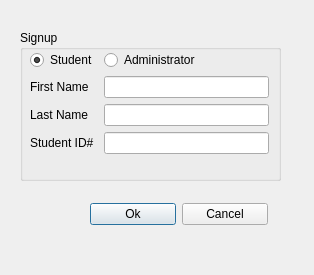
<?xml version="1.0" encoding="UTF-8"?>
<ui version="4.0">
 <class>SignupWindow</class>
 <widget class="QDialog" name="SignupWindow">
  <property name="geometry">
   <rect>
    <x>0</x>
    <y>0</y>
    <width>314</width>
    <height>275</height>
   </rect>
  </property>
  <property name="windowTitle">
   <string>Dialog</string>
  </property>
  <widget class="QGroupBox" name="groupBox">
   <property name="geometry">
    <rect>
     <x>20</x>
     <y>30</y>
     <width>261</width>
     <height>151</height>
    </rect>
   </property>
   <property name="title">
    <string>Signup</string>
   </property>
   <widget class="QWidget" name="">
    <property name="geometry">
     <rect>
      <x>10</x>
      <y>20</y>
      <width>239</width>
      <height>123</height>
     </rect>
    </property>
    <layout class="QFormLayout" name="formLayout">
     <item row="0" column="0">
      <widget class="QRadioButton" name="radioButton_student">
       <property name="text">
        <string>Student</string>
       </property>
       <property name="checked">
        <bool>true</bool>
       </property>
      </widget>
     </item>
     <item row="0" column="1">
      <widget class="QRadioButton" name="radioButton_admin">
       <property name="text">
        <string>Administrator</string>
       </property>
      </widget>
     </item>
     <item row="1" column="0">
      <widget class="QLabel" name="label_">
       <property name="text">
        <string>First Name</string>
       </property>
      </widget>
     </item>
     <item row="1" column="1">
      <widget class="QLineEdit" name="lineEdit_firstname"/>
     </item>
     <item row="2" column="0">
      <widget class="QLabel" name="label_2">
       <property name="text">
        <string>Last Name</string>
       </property>
      </widget>
     </item>
     <item row="2" column="1">
      <widget class="QLineEdit" name="lineEdit_lastname"/>
     </item>
     <item row="3" column="0">
      <widget class="QLabel" name="label_ID">
       <property name="text">
        <string>Student ID#</string>
       </property>
      </widget>
     </item>
     <item row="3" column="1">
      <widget class="QLineEdit" name="lineEdit"/>
     </item>
    </layout>
   </widget>
  </widget>
  <widget class="QWidget" name="">
   <property name="geometry">
    <rect>
     <x>90</x>
     <y>200</y>
     <width>178</width>
     <height>29</height>
    </rect>
   </property>
   <layout class="QHBoxLayout" name="horizontalLayout">
    <item>
     <widget class="QPushButton" name="pushButton">
      <property name="text">
       <string>Ok</string>
      </property>
     </widget>
    </item>
    <item>
     <widget class="QPushButton" name="pushButton_2">
      <property name="text">
       <string>Cancel</string>
      </property>
     </widget>
    </item>
   </layout>
  </widget>
 </widget>
 <resources/>
 <connections/>
</ui>
